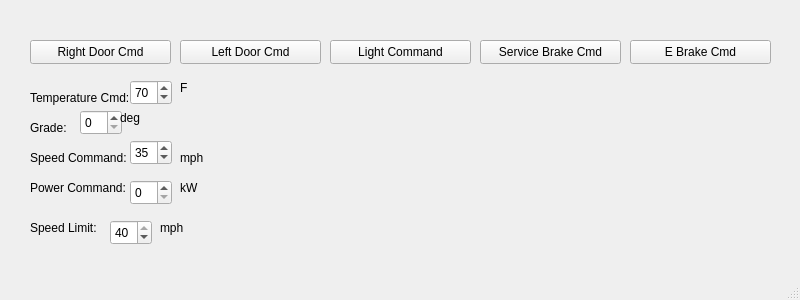
<?xml version="1.0" encoding="UTF-8"?>
<ui version="4.0">
 <class>testTrainModel</class>
 <widget class="QMainWindow" name="testTrainModel">
  <property name="geometry">
   <rect>
    <x>0</x>
    <y>0</y>
    <width>800</width>
    <height>300</height>
   </rect>
  </property>
  <property name="windowTitle">
   <string>testTrainModel</string>
  </property>
  <widget class="QWidget" name="centralwidget">
   <widget class="QSpinBox" name="powerbox">
    <property name="geometry">
     <rect>
      <x>130</x>
      <y>180</y>
      <width>42</width>
      <height>25</height>
     </rect>
    </property>
    <property name="maximum">
     <number>120</number>
    </property>
    <property name="value">
     <number>0</number>
    </property>
   </widget>
   <widget class="QSpinBox" name="gradebox">
    <property name="geometry">
     <rect>
      <x>80</x>
      <y>110</y>
      <width>42</width>
      <height>25</height>
     </rect>
    </property>
    <property name="maximum">
     <number>30</number>
    </property>
   </widget>
   <widget class="QPushButton" name="lightcmd">
    <property name="geometry">
     <rect>
      <x>330</x>
      <y>40</y>
      <width>141</width>
      <height>24</height>
     </rect>
    </property>
    <property name="text">
     <string>Light Command</string>
    </property>
   </widget>
   <widget class="QLabel" name="label">
    <property name="geometry">
     <rect>
      <x>120</x>
      <y>110</y>
      <width>49</width>
      <height>16</height>
     </rect>
    </property>
    <property name="text">
     <string>deg</string>
    </property>
   </widget>
   <widget class="QPushButton" name="sbrakecmd">
    <property name="geometry">
     <rect>
      <x>480</x>
      <y>40</y>
      <width>141</width>
      <height>24</height>
     </rect>
    </property>
    <property name="text">
     <string>Service Brake Cmd</string>
    </property>
   </widget>
   <widget class="QPushButton" name="ldoorcmd">
    <property name="geometry">
     <rect>
      <x>180</x>
      <y>40</y>
      <width>141</width>
      <height>24</height>
     </rect>
    </property>
    <property name="text">
     <string>Left Door Cmd</string>
    </property>
   </widget>
   <widget class="QLabel" name="speedcmd">
    <property name="geometry">
     <rect>
      <x>30</x>
      <y>150</y>
      <width>101</width>
      <height>16</height>
     </rect>
    </property>
    <property name="text">
     <string>Speed Command:</string>
    </property>
   </widget>
   <widget class="QLabel" name="powercmd">
    <property name="geometry">
     <rect>
      <x>30</x>
      <y>180</y>
      <width>101</width>
      <height>16</height>
     </rect>
    </property>
    <property name="text">
     <string>Power Command:</string>
    </property>
   </widget>
   <widget class="QSpinBox" name="tempbox">
    <property name="geometry">
     <rect>
      <x>130</x>
      <y>80</y>
      <width>42</width>
      <height>25</height>
     </rect>
    </property>
    <property name="minimum">
     <number>55</number>
    </property>
    <property name="maximum">
     <number>90</number>
    </property>
    <property name="value">
     <number>70</number>
    </property>
   </widget>
   <widget class="QLabel" name="label_4">
    <property name="geometry">
     <rect>
      <x>160</x>
      <y>220</y>
      <width>49</width>
      <height>16</height>
     </rect>
    </property>
    <property name="text">
     <string>mph</string>
    </property>
   </widget>
   <widget class="QLabel" name="speedlmt">
    <property name="geometry">
     <rect>
      <x>30</x>
      <y>220</y>
      <width>71</width>
      <height>16</height>
     </rect>
    </property>
    <property name="text">
     <string>Speed Limit:</string>
    </property>
   </widget>
   <widget class="QLabel" name="label_2">
    <property name="geometry">
     <rect>
      <x>180</x>
      <y>80</y>
      <width>49</width>
      <height>16</height>
     </rect>
    </property>
    <property name="text">
     <string>F</string>
    </property>
   </widget>
   <widget class="QSpinBox" name="speedcmdbox">
    <property name="geometry">
     <rect>
      <x>130</x>
      <y>140</y>
      <width>42</width>
      <height>25</height>
     </rect>
    </property>
    <property name="maximum">
     <number>40</number>
    </property>
    <property name="value">
     <number>35</number>
    </property>
   </widget>
   <widget class="QLabel" name="grade">
    <property name="geometry">
     <rect>
      <x>30</x>
      <y>120</y>
      <width>41</width>
      <height>16</height>
     </rect>
    </property>
    <property name="text">
     <string>Grade: </string>
    </property>
   </widget>
   <widget class="QLabel" name="tempcmd">
    <property name="geometry">
     <rect>
      <x>30</x>
      <y>90</y>
      <width>101</width>
      <height>16</height>
     </rect>
    </property>
    <property name="text">
     <string>Temperature Cmd:</string>
    </property>
   </widget>
   <widget class="QPushButton" name="rdoorcmd">
    <property name="geometry">
     <rect>
      <x>30</x>
      <y>40</y>
      <width>141</width>
      <height>24</height>
     </rect>
    </property>
    <property name="text">
     <string>Right Door Cmd</string>
    </property>
   </widget>
   <widget class="QSpinBox" name="speedlmtbox">
    <property name="geometry">
     <rect>
      <x>110</x>
      <y>220</y>
      <width>42</width>
      <height>25</height>
     </rect>
    </property>
    <property name="maximum">
     <number>40</number>
    </property>
    <property name="value">
     <number>40</number>
    </property>
   </widget>
   <widget class="QLabel" name="label_3">
    <property name="geometry">
     <rect>
      <x>180</x>
      <y>150</y>
      <width>49</width>
      <height>16</height>
     </rect>
    </property>
    <property name="text">
     <string>mph</string>
    </property>
   </widget>
   <widget class="QPushButton" name="ebrakecmd">
    <property name="geometry">
     <rect>
      <x>630</x>
      <y>40</y>
      <width>141</width>
      <height>24</height>
     </rect>
    </property>
    <property name="text">
     <string>E Brake Cmd</string>
    </property>
   </widget>
   <widget class="QLabel" name="label_5">
    <property name="geometry">
     <rect>
      <x>180</x>
      <y>180</y>
      <width>49</width>
      <height>16</height>
     </rect>
    </property>
    <property name="text">
     <string>kW</string>
    </property>
   </widget>
  </widget>
  <widget class="QMenuBar" name="menubar">
   <property name="geometry">
    <rect>
     <x>0</x>
     <y>0</y>
     <width>800</width>
     <height>21</height>
    </rect>
   </property>
  </widget>
  <widget class="QStatusBar" name="statusbar"/>
 </widget>
 <resources/>
 <connections/>
</ui>
